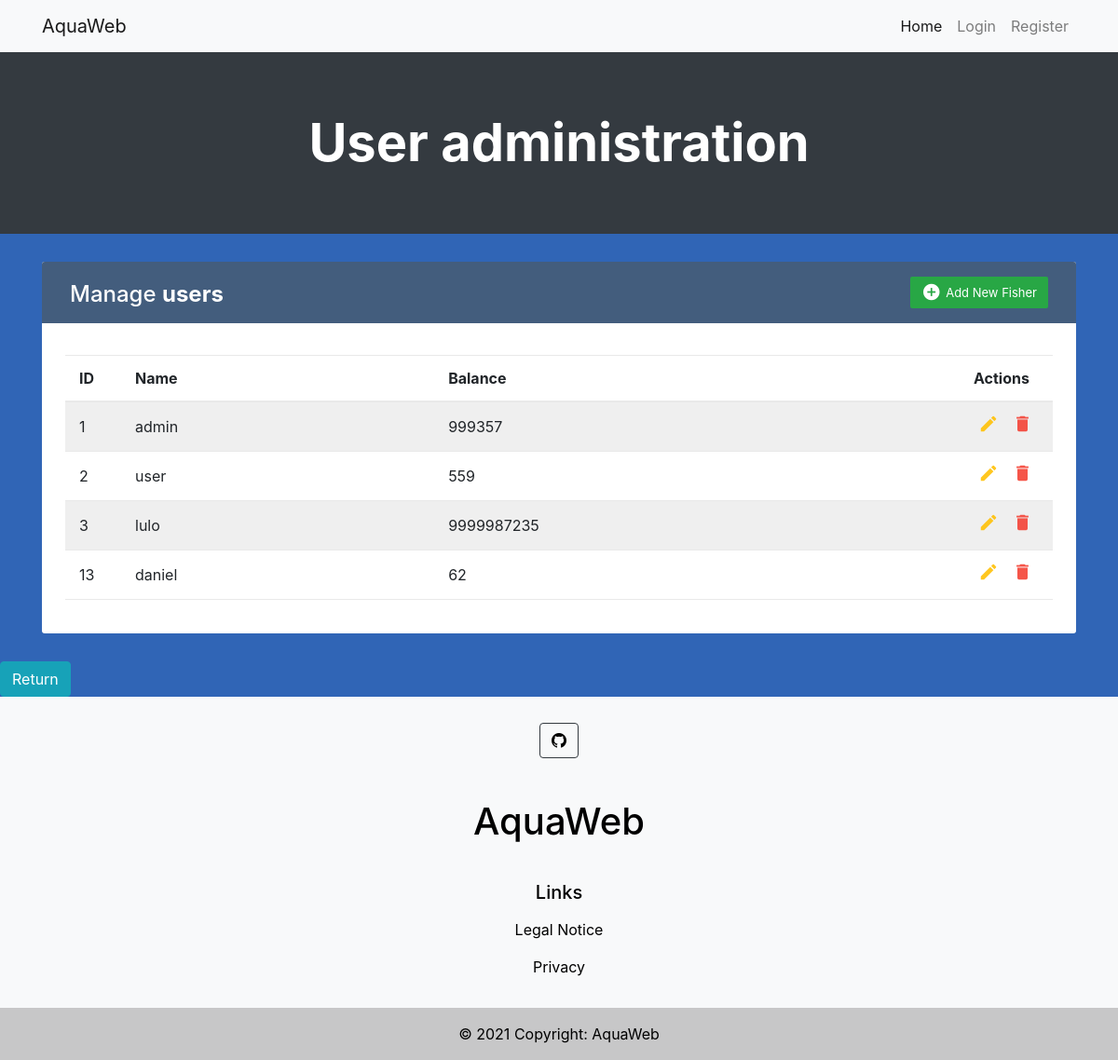
The page /php/adminuser.php on the database its author committed.
### tables this page shows
CREATE TABLE `users` (
  `id` smallint NOT NULL AUTO_INCREMENT,
  `username` varchar(255) NOT NULL,
  `password` varchar(255) NOT NULL,
  `creation_date` timestamp NOT NULL DEFAULT CURRENT_TIMESTAMP,
  `balance` decimal(10,0) NOT NULL DEFAULT '10',
  PRIMARY KEY (`id`),
  UNIQUE KEY `username_UNIQUE` (`username`)
);

### php/adminuser.php (the view, shortened to what this page needs)
<!DOCTYPE html>
<html lang="en">
<head>
    <link href="https://cdn.jsdelivr.net/npm/bootstrap@5.1.3/dist/css/bootstrap.min.css" rel="stylesheet">
    <link rel="stylesheet" href="../css/style_adminuser.css">
    <link rel="stylesheet" href="../css/shop.css">
    <link rel="stylesheet" href="https://cdn.jsdelivr.net/npm/bootstrap-icons@1.5.0/font/bootstrap-icons.css">
    <link rel="stylesheet" href="https://stackpath.bootstrapcdn.com/bootstrap/4.5.0/css/bootstrap.min.css">
    <link rel="stylesheet" href="https://maxcdn.bootstrapcdn.com/font-awesome/4.7.0/css/font-awesome.min.css">
    <link rel="stylesheet" href="../css/style.css">
</head>
<body>
    <?php
        include('templates/header.php');
    ?>
    <header class="bg-dark py-5">
            <div class="container px-4 px-lg-5 my-5">
                <div class="text-center text-white">
                    <h1 class="display-4 fw-bolder">User administration</h1>
                </div>
            </div>
        </header>
    <main>
        <div class="container-xl">
            <div class="table-responsive">
                <div class="table-wrapper">
                    <div class="table-title">
                        <div class="row">
                            <div class="col-sm-6">
                                <h2>Manage <b>users</b></h2>
                            </div>
                            <div class="col-sm-6">
                                <a href="#addFisherModal" class="btn btn-success" data-toggle="modal"><i class="material-icons">&#xE147;</i> <span>Add New Fisher</span></a>
                            </div>
                        </div>
                    </div>
                    <table class="table table-striped table-hover">
                        <thead>
                        <tr>
                            <th>ID</th>
                            <th>Name</th>
                            <th>Balance</th>
                            <th>Actions</th>
                        </tr>
                        </thead>
                        <tbody>
                        <?php
                        if ($db_connect) {
                            $request = "SELECT * FROM users";
                            $result = mysqli_query($db_connect, $request);
                            while ($row = mysqli_fetch_assoc($result)) {?>
                                <tr>
                                    <div class="fishdescription">
                                        <form id=<?php echo $row["id"] . "formupdatefisharticle"; ?> action="?<?php echo $row['id'];?>update=1" method="post">
                                            <td ><?php echo $row["id"]?></td>
                                            <td><?php echo $row["username"]?></td>
                                            <td><?php echo $row["balance"]?></td>
                                        </form>
                                    </div>
                                    <td>
                                        <a href="#editFisherModal<?php echo $row["id"];?>" class="edit" data-toggle="modal"><i class="material-icons" data-toggle="tooltip" title="Edit">&#xE254;</i></a>
                                        <a href="#deleteFisherModal<?php echo $row["id"];?>" class="delete" data-toggle="modal"><i class="material-icons" data-toggle="tooltip" title="Delete">&#xE872;</i></a>
                                    </td>
                                </tr>
                                <?php
                            }
                        }
                        ?>
                        </tbody>
                    </table>
                </div>
            </div>
        </div>
        <input type="button" onclick="location.href='adminoverview.php'" class="btn btn-info" data-dismiss="modal" value="Return">
    </main>
    <?php
        include('templates/footer.php');
    ?>
</body>
</html>

### css/style_adminuser.css (style rules this page uses)
.table-responsive { margin: 30px 0; }
.table-wrapper { background: #fff; padding: 20px 25px; border-radius: 3px; min-width: 1000px; box-shadow: 0 1px 1px rgba(0,0,0,.05); }
.table-title { background: #435d7d; color: #fff; padding: 16px 30px; min-width: 100%; margin: -20px -25px 10px; border-radius: 3px 3px 0 0; }
.table-title h2 { margin: 5px 0 0; font-size: 24px; }
.table-title .btn { color: #fff; float: right; font-size: 13px; border: none; min-width: 50px; border-radius: 2px; border: none; outline: none !important; margin-left: 10px; }
.table-title .btn i { float: left; font-size: 21px; margin-right: 5px; }
.table-title .btn span { float: left; margin-top: 2px; }
table.table tr th, table.table tr td { border-color: #e9e9e9; padding: 12px 15px; vertical-align: middle; }
table.table tr th:first-child { width: 60px; }
table.table tr th:last-child { width: 100px; }
table.table-striped tbody tr:nth-of-type(odd) { background-color: #fcfcfc; }
table.table td:last-child i { opacity: 0.9; font-size: 22px; margin: 0 5px; }
table.table td a { font-weight: bold; color: #566787; display: inline-block; text-decoration: none; outline: none !important; }
table.table td a.edit { color: #FFC107; }
table.table td a.delete { color: #F44336; }
table.table td i { font-size: 19px; }

### css/shop.css (style rules this page uses)
main { display: table; width: 100vw; }
div.fishdescription { display: inline-block; }

### css/style.css (style rules this page uses)
html { height: 100%; width: 100%; }
body { background-color: rgb(48, 101, 182); color: whitesmoke; width: 100%; height: 100%; display: table; table-layout: fixed; }
main { display: table-row; height: 100%; }
h1 { padding: 2vh 1vw 2vh 1vw; }
a:link { color: black; }
header, footer { height: 56px; display: table-row; }

### rows shown on the page
users: id "1", username "admin", balance "999357"
users: id "2", username "user", balance "559"
users: id "3", username "lulo", balance "9999987235"
users: id "13", username "daniel", balance "62"
